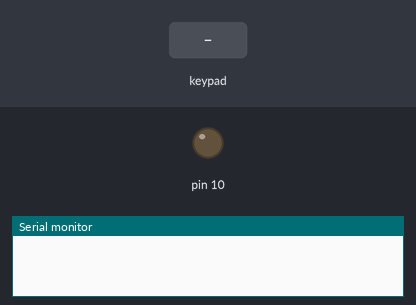
Bench run of a sketch on a simulated Arduino Uno, built with avr-gcc and run on an emulated ATmega328P. Parts: output pins drawn as LEDs (lit = HIGH), the last lines printed to the serial monitor. The test bench sets the inputs (shaded band).

Above: at 1.2 s.
1.3 s: key 'A' pressed
At 2.2 s:
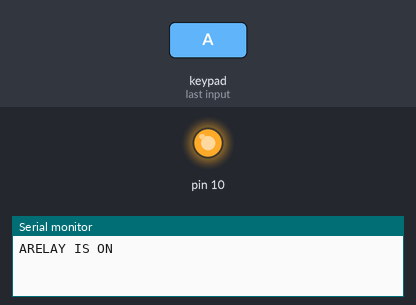
2.8 s: keypad keys 2 3 4 5 pressed 0.4 s apart
5.9 s: key 'B' pressed
7.4 s: keypad keys 2 3 4 5 # pressed 0.4 s apart
10.9 s: key 'C' pressed
12.4 s: keypad keys 2 3 4 5 * pressed 0.4 s apart
Timing chart, 0 to 15.4 s (numbered marks = the images above; inputs shaded):
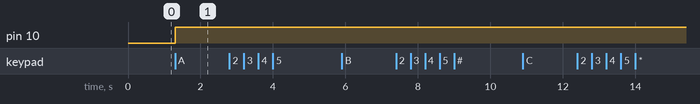

The sketch:

keypad_arduino.ino
```cpp
#include <Keypad.h>
const byte ROWS = 4; //four rows
const byte COLS = 4; //three columns
String keys1 = "";
String keys2 = "";
char keys[ROWS][COLS] = {
  {'1','2','3','A'},
  {'4','5','6','B'},
  {'7','8','9','C'},
  {'*','0','#','D'}
};

byte rowPins[ROWS] = {2, 3, 4, 5}; //connect to the row pinouts of the keypad
byte colPins[COLS] = {6,7,8,9}; //connect to the column pinouts of the keypad

Keypad keypad = Keypad( makeKeymap(keys), rowPins, colPins, ROWS, COLS );

void setup(){
  pinMode(10,OUTPUT);
  Serial.begin(9600);
}

void loop(){
  char key = keypad.getKey();
  keys2 = String(key);
  if(key){
 keys1 = keys1+keys2;
Serial.print(keys2);
  }
 if(keys1=="A"){
  Serial.println("RELAY IS ON");
  digitalWrite(10,HIGH);
    keys1="";

  }
  if(keys1=="B"){
  Serial.println("RELAY IS OFF");
  digitalWrite(10,LOW);
    keys1="";

  }


  // this checkes if 4 is pressed, then do something. Here  we print the text but you can control something.
}
```

Measured:
- after the input at 1.3 s, pin 10: LOW → HIGH at once
